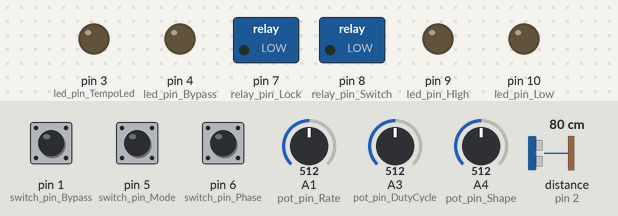
Recording of a sketch running on a simulated Arduino Uno, built with avr-gcc and run on an emulated ATmega328P. Parts: switched loads named in the sketch (green lamp = pin HIGH), output pins drawn as LEDs (lit = HIGH). Wiring (inferred from the names in the program): range finder with pulse-width output: data pin 2. The test bench sets the inputs (shaded band); at power-on: pin 1 (switch_pin_Bypass) HIGH, pin 5 (switch_pin_Mode) HIGH, pin 6 (switch_pin_Phase) HIGH, A1 (pot_pin_Rate) = 512, A3 (pot_pin_DutyCycle) = 512, A4 (pot_pin_Shape) = 512, distance to the obstacle (sensor on pin 2) 80 cm.

Above: at 0.1 s.
At 2.5 s:
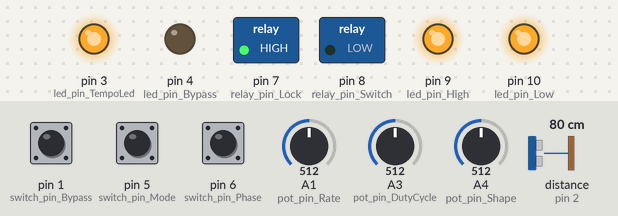
At 8.7 s:
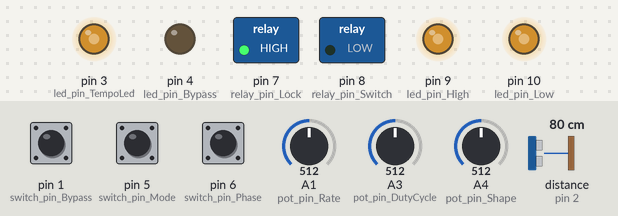
At 16.28 s:
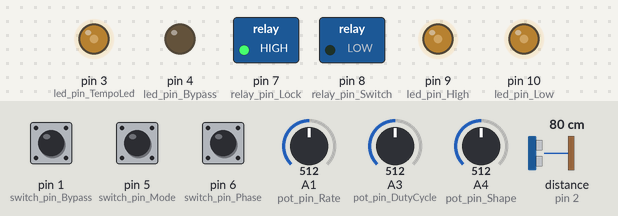
At 39.1 s:
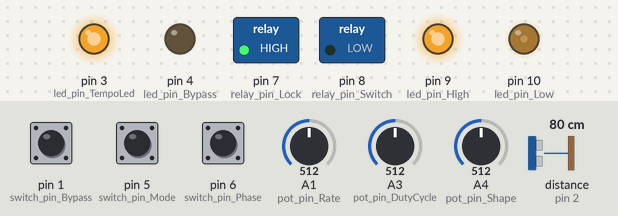
Timing chart, 0 to 40.0 s (numbered marks = the images above):
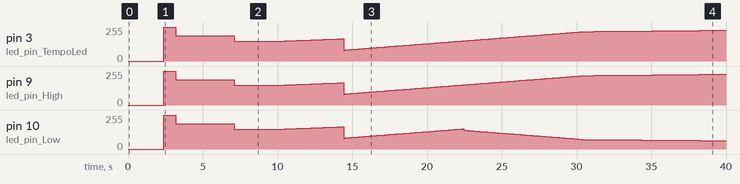

Measured:
- by itself, pin 9 (led_pin_High): 0/255 → 254/255 at 2.4 s, → 190/255 0.78 s later, → 191/255 0.78 s later, → 148/255 3.1 s later, … (172 changes in this stretch)
- by itself, pin 10 (led_pin_Low): 0/255 → 254/255 at 2.4 s, → 190/255 0.78 s later, → 191/255 0.78 s later, → 148/255 3.1 s later, … (173 changes in this stretch)

The sketch:

Quaverato_1.1.3.ino
```cpp
#define _TASK_MICRO_RES


#include <TaskScheduler.h> //https://github.com/arkhipenko/TaskScheduler

#include <ramp256.h>
#include <saw256.h>
#include <sine256.h> //This table has been modified
#include <sq256.h>
#include <tri256.h>

#include <EEPROM.h>

const byte version = 1;
const byte release = 1;
const byte patch = 3;

const byte led_pin_TempoLed = 3;
const byte led_pin_Low = 10;
const byte led_pin_High = 9;
const byte led_pin_Bypass = 4;

const byte switch_pin_TapTempo = 2;
const byte switch_pin_Bypass = 1;
const byte switch_pin_Mode = 5;
const byte switch_pin_Phase = 6;

const byte relay_pin_Switch = 8;
const byte relay_pin_Lock = 7;


//Analog Numbers
const byte pot_pin_Rate = 1;
const byte pot_pin_Shape = 4;
const byte pot_pin_Depth = 0;
const byte pot_pin_DutyCycle = 3;
const byte pot_pin_TimeDivision = 2;
const byte pot_pin_HarmonicMix = 5;

const int minTapRate = 784;   //actual minimum is 784/4 = 196
const int maxTapRate = 15625; //actual maximum is 15625*2 = 31250 microseconds

unsigned long stepRate = 196;
unsigned long firstHalfStepRate = 196;
unsigned long secondHalfStepRate = 196;
float dutyCycle = 0.5;

volatile bool relayON = false;

volatile unsigned long debounceTimer = 0;
volatile unsigned long buttonTimer = 0;
volatile unsigned long tempoTapped = 0;


const byte *waveTable[] = {&sine256[0], &saw256[0], &ramp256[0], &tri256[0], &sq256[0]};
byte currentWaveTable = 0;
byte waveFormStep = 0;

byte depth = 16;
double tapDivisor = 1;
int floorOne = 16;
int floorTwo = 16;

bool synchronize = true;
bool dutyCycleFlagged = false;

bool callibrationMode = false;
byte mixTarget = 255;

byte zeroCutoff = 0;


Scheduler ts;

void scopefix(){} //required to let the compiler know that following constructors are in the right scope to point to their respective functions
Task oscillator(784, TASK_FOREVER, &stepWaveform, &ts);
Task checkControls(4000, TASK_FOREVER, &functionSwitch, &ts);
Task relayCleanup(TASK_IMMEDIATE, TASK_FOREVER, &resetRelay, &ts);
Task dutyCycleCleanup(TASK_IMMEDIATE, TASK_FOREVER, &updateDutyCycle, &ts);


byte adjustLight(int lightIntensity, int mix){
	lightIntensity = (lightIntensity * mix) / 32;
	lightIntensity = lightIntensity + ((mixTarget * (32 - mix)) / 32);
	lightIntensity = (lightIntensity * depth) / 32;
	lightIntensity = lightIntensity + ((255 * (32 - depth)) / 32);
	return (byte)lightIntensity;
}


void light(byte lightIntensity){
	lightIntensity = lightIntensity < zeroCutoff ? 0 : lightIntensity;
	byte lightOne = adjustLight(lightIntensity, floorOne);
	if (!synchronize){
		lightIntensity = 255 - lightIntensity;
	}
	byte lightTwo = adjustLight(lightIntensity, floorTwo);

    if (floorOne >= floorTwo){
		analogWrite(led_pin_TempoLed,lightOne);
		lightTwo = callibrationMode ? 0 : lightTwo;
    }
    else{
      analogWrite(led_pin_TempoLed,lightTwo);
      lightOne = callibrationMode ? 0 : lightOne;
    }
	analogWrite(led_pin_High,lightOne);
	analogWrite(led_pin_Low, lightTwo);
}


void stepWaveform(){
	light(pgm_read_byte_near(waveTable[currentWaveTable] + waveFormStep));
	waveFormStep++;
	if (waveFormStep == 0){
    if (dutyCycleFlagged){
       setTempo(stepRate);
       dutyCycleFlagged = false;
    }
		oscillator.setInterval(firstHalfStepRate);
	}
	if (waveFormStep == 128){
		oscillator.setInterval(secondHalfStepRate);
	}
}


void tap(){
	if  (micros() - debounceTimer > 10000){
		if (micros()- buttonTimer < 3000000){
			tempoTapped = micros() - buttonTimer;
		}
		buttonTimer = micros();
		debounceTimer = micros();
		attachInterrupt(digitalPinToInterrupt(switch_pin_TapTempo), debounceTap, RISING);
	}
}

void debounceTap(){
	if  (micros() - debounceTimer > 10000){
		debounceTimer = micros();
		attachInterrupt(digitalPinToInterrupt(switch_pin_TapTempo), tap, FALLING);
	}
}

void tapped(){
	if (tempoTapped > 0){
		stepRate = constrain(tempoTapped/256, minTapRate, maxTapRate);
		setTempo(stepRate);
		tempoTapped = 0;
	}
}
unsigned long applyTapDivision(unsigned long rate){
	return rate /= tapDivisor;
}

void setTempo(unsigned long tempo){
	splitDutyCycle(dutyCycle, applyTapDivision(stepRate));
	oscillator.setInterval(firstHalfStepRate);
	oscillator.enable();
}

void functionSwitch(){
	static int function = 0;

	function++;
if (function > 8) {function = 0;}

	switch  (function){
		case 0:
			ratePot();
			break;
		case 1:
			waveformPot();
			break;
		case 2:
			depthPot();
			break;
		case 3:
			divisionPot();
			break;
		case 4:
			harmonicMixPot();
			break;
		case 5:
			dutyCyclePot();
			break;
		case 6:
			phaseSwitch();
			break;
		case 7:
			modeSwitch();
			break;
		case 8:
			tapped();
			break;
	}
}


 void phaseSwitch(){
  synchronize = !digitalRead(switch_pin_Phase);
 }

void modeSwitch(){
  static bool momentMode = false;
  static bool switchMode = false;
  static bool pushed = false;
  noInterrupts();
  if (digitalRead(switch_pin_Mode) == LOW){
    if (!switchMode){
       if (momentMode){
        relayON = true;
        flipRelay();
        momentMode = false;
      }
      switchMode = true;
    }
     if (digitalRead(switch_pin_Bypass) == LOW && !pushed){
        pushed = true;
        flipRelay();
      }
      else if (digitalRead(switch_pin_Bypass) == HIGH && pushed){
        pushed = false;
      }
  }
  else {
      if (digitalRead(switch_pin_Bypass) == relayON){
        flipRelay();
      }
      momentMode = true;
      switchMode = false;
  }
  interrupts();
}

 void ratePot(){
	static int oldPotRead0 = -11;
	static int oldStepRate = -1;
	if (analogRead(pot_pin_Rate) > oldPotRead0 + 10 || analogRead(pot_pin_Rate) < oldPotRead0 - 10){
		stepRate = map(analogRead(pot_pin_Rate), 0, 1023, 125, 16);
		stepRate *= stepRate;
		if (stepRate != oldStepRate){
		dutyCycleFlagged = true;
    dutyCycleCleanup.enableDelayed(2000000);
			oldStepRate = stepRate;
		}
		oldPotRead0 = analogRead(pot_pin_Rate);
	}
 }

 void waveformPot(){
	currentWaveTable = map(analogRead(pot_pin_Shape), -100, 900,0,4);
	currentWaveTable = constrain(currentWaveTable, 0, 4);
 }

 void depthPot(){
	depth = map(analogRead(pot_pin_Depth),0, 1023,1,102);
	depth = log10(depth) * 16;
	depth = min(depth, 32);
 }

 void divisionPot(){
	static int timeDivisionOld = 0;
	int timeDivision = map(analogRead(pot_pin_TimeDivision), -150, 900, 1, 6);
	timeDivision = constrain(timeDivision, 1, 6);
	if (timeDivision != timeDivisionOld){
		switch (timeDivision){
			case 1:
				tapDivisor = 0.5;
				break;
			case 2:
				tapDivisor = 1.0;
				break;
			case 3:
				tapDivisor = 1.5;
				break;
			case 4:
				tapDivisor = 2.0;
				break;
			case 5:
				tapDivisor = 3.0;
				break;
			case 6:
				tapDivisor = 4.0;
				break;
		}
		setTempo(stepRate);
		timeDivisionOld = timeDivision;
	}
 }

 void harmonicMixPot(){
	int harmonicMix = analogRead(pot_pin_HarmonicMix);
	if (harmonicMix <= 450){
		floorOne =  map(harmonicMix, 450, 0, 100, 0);
		floorOne = log10(floorOne) * 16;
		floorOne = min(floorOne, 32);
		floorTwo = 32;
	}
	else if (harmonicMix >= 550){
		floorOne = 32;
		floorTwo = map(harmonicMix, 550, 1023, 100, 0);
		floorTwo = log10(floorTwo) * 16;
		floorTwo = min(floorTwo, 32);
	}
	else{
		floorOne = 32;
		floorTwo = 32;
	}
	zeroCutoff = abs(floorOne - floorTwo);
	if (callibrationMode){
		if (floorOne != 32){floorOne = 0;}
		if (floorTwo != 32){floorTwo = 0;}
	}
 }

void dutyCyclePot(){
	static int oldPotRead = -10;
	if (analogRead(pot_pin_DutyCycle) > oldPotRead + 10 || analogRead(pot_pin_DutyCycle) < oldPotRead - 10){
		dutyCycle = double(analogRead(pot_pin_DutyCycle)) / 1023;
		dutyCycle = constrain(dutyCycle, 0.0625, 0.9375);
    dutyCycleFlagged = true;
    dutyCycleCleanup.enableDelayed(2000000);
		//setTempo(stepRate);
		oldPotRead = analogRead(pot_pin_DutyCycle);
	}
}

void updateDutyCycle(){
if (dutyCycleFlagged)
       setTempo(stepRate);
       dutyCycleFlagged = false;
       dutyCycleCleanup.disable();
}

void splitDutyCycle(double duty, unsigned long rate){
  if (!synchronize){
    rate *= 2;
  }
  firstHalfStepRate = 2 * rate * duty;
  secondHalfStepRate = 2 * rate * (1 - duty);
}

void flipRelay(){
  static unsigned long buttonTimer = 0;
  noInterrupts();
  if  (micros() - buttonTimer > 20000){
		relayON = !relayON;
		digitalWrite(led_pin_Bypass, relayON);
		digitalWrite(relay_pin_Lock, LOW);
		digitalWrite(relay_pin_Switch, LOW);
		digitalWrite(relay_pin_Lock, !relayON);
		digitalWrite(relay_pin_Switch, relayON);
		relayCleanup.enableDelayed(200000);
	}
  buttonTimer = micros();
  interrupts();
}

void resetRelay(){
	digitalWrite(relay_pin_Lock, LOW);
	digitalWrite(relay_pin_Switch, LOW);
	relayCleanup.disable();
}
//###################################################
//           Startup Options
//###################################################
bool scanForCallibrationMode(){
	int counter = 0;
	while (!digitalRead(switch_pin_TapTempo) && !digitalRead(switch_pin_Bypass)){
		delay(100);
		counter++;
		if (counter > 30){
			return true;
		}
	}
	return false;
}

void enterCallibrationMode(){
	bool lightOn = false;
	callibrationMode = true;
	mixTarget = 0;
	for (int i = 0; i <15; i++){
		lightOn = !lightOn;
		digitalWrite(led_pin_Bypass, lightOn);
		digitalWrite(led_pin_TempoLed, lightOn);
		digitalWrite(led_pin_High, lightOn);
		digitalWrite(led_pin_Low, lightOn);
		delay(100);
	}
}

bool scanForModeChange(){
	int counter = 0;
	while (!digitalRead(switch_pin_Bypass)){
		delay(100);
		counter++;
		if (counter >= 30){
			return true;
		}
	}
	return false;
}

void changeMode(){
	bool lightON = false;
	bool mode = EEPROM.read(1);
	EEPROM.write(1,!mode);
	for (int i = 0; i < (1 + mode)*4; i++){
		lightON = !lightON;
		digitalWrite(led_pin_Bypass, lightON);
		delay(100);
	}
}

bool scanForVersionMode(){
  int counter = 0;
  while (!digitalRead(switch_pin_TapTempo)){
    delay(100);
    counter++;
    if (counter >= 30){
      return true;
    }
  }
  return false;
}

void runVersionMode(){
  while (true){
	versionBlink(version);
    versionBlink(release);
    versionBlink(patch);

    digitalWrite(led_pin_TempoLed, LOW);
    delay(4000);
  }
}

void versionBlink(int numberOfBlinks){
	for (int i = numberOfBlinks + 1; i > 0; i--){
     digitalWrite(led_pin_TempoLed, LOW);
     delay(150);
     digitalWrite(led_pin_TempoLed, HIGH);
     delay(150);
    }
	digitalWrite(led_pin_TempoLed, LOW);
    delay(800);
}

//###################################################
//             Initialization
//###################################################

void setup() {

	TCCR1B = (TCCR1B & 0b11111000) | 0x01; //Sets the PWM frequency divisor to 1

	pinMode(led_pin_TempoLed, OUTPUT);
	pinMode(led_pin_Bypass, OUTPUT);
	pinMode(relay_pin_Lock, OUTPUT);
	pinMode(relay_pin_Switch, OUTPUT);
	pinMode(switch_pin_TapTempo, INPUT_PULLUP);
	pinMode(switch_pin_Mode,INPUT_PULLUP);
	pinMode(switch_pin_Phase,INPUT_PULLUP);
	pinMode(switch_pin_Bypass, INPUT_PULLUP);

	digitalWrite(switch_pin_Bypass, HIGH);

	if (scanForCallibrationMode()){
		enterCallibrationMode();
	}
	if (scanForVersionMode()){
		runVersionMode();
    }
	if (scanForModeChange()){
		changeMode();
	}
  delay(200);
	relayON = EEPROM.read(1);
	flipRelay();

	attachInterrupt(digitalPinToInterrupt(switch_pin_TapTempo), tap, FALLING);

	oscillator.enable();
	checkControls.enable();
}

void loop() {
ts.execute();
}
```

ramp256.h
```cpp
// (licence header left out)
PROGMEM const byte ramp256[] = {

	0,	     // 0
	1,	     // 1
	2,	     // 2
	3,	     // 3
	4,	     // 4
	5,	     // 5
	6,	     // 6
	7,	     // 7
	8,	     // 8
	9,	     // 9
	10,	     // 10
	11,	     // 11
	12,	     // 12
	13,	     // 13
	14,	     // 14
	15,	     // 15
	16,	     // 16
	17,	     // 17
	18,	     // 18
	19,	     // 19
	20,	     // 20
	21,	     // 21
	22,	     // 22
	23,	     // 23
	24,	     // 24
	25,	     // 25
	26,	     // 26
	27,	     // 27
	28,	     // 28
	29,	     // 29
	30,	     // 30
	31,	     // 31
	32,	     // 32
	33,	     // 33
	34,	     // 34
	35,	     // 35
	36,	     // 36
	37,	     // 37
	38,	     // 38
	39,	     // 39
	40,	     // 40
	41,	     // 41
	42,	     // 42
	43,	     // 43
	44,	     // 44
	45,	     // 45
	46,	     // 46
	47,	     // 47
	48,	     // 48
	49,	     // 49
	50,	     // 50
	51,	     // 51
	52,	     // 52
	53,	     // 53
	54,	     // 54
	55,	     // 55
	56,	     // 56
	57,	     // 57
	58,	     // 58
	59,	     // 59
	60,	     // 60
	61,	     // 61
	62,	     // 62
	63,	     // 63
	64,	     // 64
	65,	     // 65
	66,	     // 66
	67,	     // 67
	68,	     // 68
	69,	     // 69
	70,	     // 70
	71,	     // 71
	72,	     // 72
	73,	     // 73
	74,	     // 74
	75,	     // 75
	76,	     // 76
	77,	     // 77
	78,	     // 78
	79,	     // 79
	80,	     // 80
	81,	     // 81
	82,	     // 82
	83,	     // 83
	84,	     // 84
	85,	     // 85
	86,	     // 86
	87,	     // 87
	88,	     // 88
	89,	     // 89
	90,	     // 90
	91,	     // 91
	92,	     // 92
	93,	     // 93
	94,	     // 94
	95,	     // 95
	96,	     // 96
	97,	     // 97
	98,	     // 98
	99,	     // 99
	100,	     // 100
	101,	     // 101
	102,	     // 102
	103,	     // 103
	104,	     // 104
	105,	     // 105
	106,	     // 106
	107,	     // 107
	108,	     // 108
	109,	     // 109
	110,	     // 110
	111,	     // 111
	112,	     // 112
	113,	     // 113
	114,	     // 114
	115,	     // 115
	116,	     // 116
	117,	     // 117
	118,	     // 118
	119,	     // 119
	120,	     // 120
	121,	     // 121
	122,	     // 122
	123,	     // 123
	124,	     // 124
	125,	     // 125
	126,	     // 126
	127,	     // 127
	128,	     // 128
	129,	     // 129
	130,	     // 130
	131,	     // 131
	132,	     // 132
	133,	     // 133
	134,	     // 134
	135,	     // 135
	136,	     // 136
	137,	     // 137
	138,	     // 138
	139,	     // 139
	140,	     // 140
	141,	     // 141
	142,	     // 142
	143,	     // 143
	144,	     // 144
	145,	     // 145
	146,	     // 146
	147,	     // 147
	148,	     // 148
	149,	     // 149
	150,	     // 150
	151,	     // 151
	152,	     // 152
	153,	     // 153
	154,	     // 154
	155,	     // 155
	156,	     // 156
	157,	     // 157
	158,	     // 158
	159,	     // 159
	160,	     // 160
	161,	     // 161
	162,	     // 162
	163,	     // 163
	164,	     // 164
	165,	     // 165
	166,	     // 166
	167,	     // 167
	168,	     // 168
	169,	     // 169
	170,	     // 170
	171,	     // 171
	172,	     // 172
	173,	     // 173
	174,	     // 174
	175,	     // 175
	176,	     // 176
	177,	     // 177
	178,	     // 178
	179,	     // 179
	180,	     // 180
	181,	     // 181
	182,	     // 182
	183,	     // 183
	184,	     // 184
	185,	     // 185
	186,	     // 186
	187,	     // 187
	188,	     // 188
	189,	     // 189
	190,	     // 190
	191,	     // 191
	192,	     // 192
	193,	     // 193
	194,	     // 194
	195,	     // 195
	196,	     // 196
	197,	     // 197
	198,	     // 198
	199,	     // 199
	200,	     // 200
	201,	     // 201
	202,	     // 202
	203,	     // 203
	204,	     // 204
	205,	     // 205
	206,	     // 206
	207,	     // 207
	208,	     // 208
	209,	     // 209
	210,	     // 210
	211,	     // 211
	212,	     // 212
	213,	     // 213
	214,	     // 214
	215,	     // 215
	216,	     // 216
	217,	     // 217
	218,	     // 218
	219,	     // 219
	220,	     // 220
	221,	     // 221
	222,	     // 222
	223,	     // 223
	224,	     // 224
	225,	     // 225
	226,	     // 226
	227,	     // 227
	228,	     // 228
	229,	     // 229
	230,	     // 230
	231,	     // 231
	232,	     // 232
	233,	     // 233
	234,	     // 234
	235,	     // 235
	236,	     // 236
	237,	     // 237
	238,	     // 238
	239,	     // 239
	240,	     // 240
	241,	     // 241
	242,	     // 242
	243,	     // 243
	244,	     // 244
	245,	     // 245
	246,	     // 246
	247,	     // 247
	248,	     // 248
	249,	     // 249
	250,	     // 250
	251,	     // 251
	252,	     // 252
	253,	     // 253
	254,	     // 254
	255,	     // 255

};
```

Source omitted: saw256.h (5715 bytes), sine256.h (5679 bytes), sq256.h (5565 bytes), tri256.h (5714 bytes)
